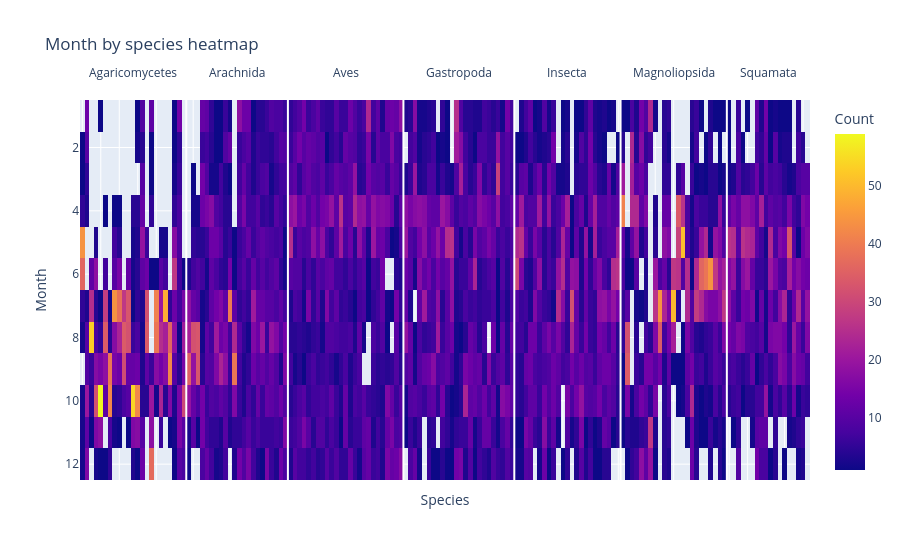

The code cell stored with this chart in its notebook:
### Code cell
#dates by species heatmap
date_dict = defaultdict(int)
for i in range(len(common)):
    date = int(common[i]['month'])
    clas = common[i]['class']
    species = common[i]['scientificName']
    date_dict[(date, clas, species)] += 1

rows = [(month, clas, species, count) for (month, clas, species), count in date_dict.items()]

df = pd.DataFrame(rows, columns=["Month", "Class", "Species", "Count"])
df = df.sort_values(by=["Class", "Species", "Month"])
species_sort = df[["Class", "Species"]].drop_duplicates().sort_values(by=["Class", "Species"])["Species"]
class_groups = (df[["Class", "Species"]].drop_duplicates().sort_values(by=["Class", "Species"]))
class_order = class_groups["Species"]

df = df.pivot(index="Month", columns="Species", values="Count")
df = df.reindex(columns=class_order)
df = df.sort_index(ascending=True)

fig = px.imshow(
    df,
    labels=dict(y="Month", x="Species", color="Count"),
    aspect="auto",
    title="Month by species heatmap"
)

class_changes = class_groups["Class"].ne(class_groups["Class"].shift())

positions = np.where(class_changes)[0]

for pos in positions[1:]:
    fig.add_vline(x=pos - 0.5, line_width=2, line_color="white")

fig.update_xaxes(showticklabels=False)

#show classes names
class_centers = class_groups.groupby("Class").size().cumsum()
class_starts = class_centers.shift(fill_value=0)

for text, start, end in zip(class_centers.index, class_starts, class_centers):
    fig.add_annotation(
        x=(start + end - 1) / 2,
        y=1.1,
        yref="paper",
        text=text,
        showarrow=False,
    )
fig.show()

### Figure 1 — Plotly figure (JSON) as saved in the notebook; plotly's stock layout.template omitted (floating-point values rounded to 4 significant figures; data arrays with more than 128 entries replaced by an {"elided": "..."} marker saying what was removed)
{"data": [{"coloraxis": "coloraxis", "hovertemplate": "Species: %{x}<br>Month: %{y}<br>Count: %{z}<extra></extra>", "name": "0", "type": "heatmap", "x": {"elided": "158 str values"}, "xaxis": "x", "y": [1, 2, 3, 4, 5, 6, 7, 8, 9, 10, 11, 12], "yaxis": "y", "z": {"elided": "12x158 float values"}}], "layout": {"annotations": [{"showarrow": false, "text": "Agaricomycetes", "x": 11.0, "y": 1.1, "yref": "paper"}, {"showarrow": false, "text": "Arachnida", "x": 33.5, "y": 1.1, "yref": "paper"}, {"showarrow": false, "text": "Aves", "x": 57.0, "y": 1.1, "yref": "paper"}, {"showarrow": false, "text": "Gastropoda", "x": 81.5, "y": 1.1, "yref": "paper"}, {"showarrow": false, "text": "Insecta", "x": 105.0, "y": 1.1, "yref": "paper"}, {"showarrow": false, "text": "Magnoliopsida", "x": 128.0, "y": 1.1, "yref": "paper"}, {"showarrow": false, "text": "Squamata", "x": 148.5, "y": 1.1, "yref": "paper"}], "coloraxis": {"colorbar": {"title": {"text": "Count"}}, "colorscale": [[0.0, "#0d0887"], [0.1111, "#46039f"], [0.2222, "#7201a8"], [0.3333, "#9c179e"], [0.4444, "#bd3786"], [0.5556, "#d8576b"], [0.6667, "#ed7953"], [0.7778, "#fb9f3a"], [0.8889, "#fdca26"], [1.0, "#f0f921"]]}, "shapes": [{"line": {"color": "white", "width": 2}, "type": "line", "x0": 22.5, "x1": 22.5, "xref": "x", "y0": 0, "y1": 1, "yref": "y domain"}, {"line": {"color": "white", "width": 2}, "type": "line", "x0": 44.5, "x1": 44.5, "xref": "x", "y0": 0, "y1": 1, "yref": "y domain"}, {"line": {"color": "white", "width": 2}, "type": "line", "x0": 69.5, "x1": 69.5, "xref": "x", "y0": 0, "y1": 1, "yref": "y domain"}, {"line": {"color": "white", "width": 2}, "type": "line", "x0": 93.5, "x1": 93.5, "xref": "x", "y0": 0, "y1": 1, "yref": "y domain"}, {"line": {"color": "white", "width": 2}, "type": "line", "x0": 116.5, "x1": 116.5, "xref": "x", "y0": 0, "y1": 1, "yref": "y domain"}, {"line": {"color": "white", "width": 2}, "type": "line", "x0": 139.5, "x1": 139.5, "xref": "x", "y0": 0, "y1": 1, "yref": "y domain"}], "title": {"text": "Month by species heatmap"}, "xaxis": {"anchor": "y", "domain": [0.0, 1.0], "showticklabels": false, "title": {"text": "Species"}}, "yaxis": {"anchor": "x", "autorange": "reversed", "domain": [0.0, 1.0], "title": {"text": "Month"}}}}
